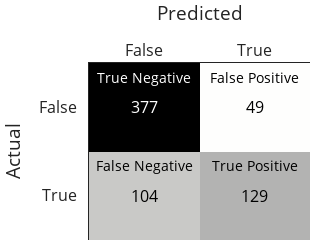

This figure's notebook cell:
### Code cell
import plotly.figure_factory as ff

fig = ff.create_annotated_heatmap(
    z=mat,
    x=["False", "True"],
    y=["False", "True"],
    showscale=False,
    colorscale=px.colors.sequential.gray_r,
)
fig.update_layout(font=dict(size=16), width=300, height=250)

# Add Labels
fig.add_annotation(
    x=0,
    y=0,
    text="True Negative",
    yshift=30,
    showarrow=False,
    font=dict(color="white", size=14),
)
fig.add_annotation(
    x=1,
    y=0,
    text="False Positive",
    yshift=30,
    showarrow=False,
    font=dict(color="black", size=14),
)
fig.add_annotation(
    x=0,
    y=1,
    text="False Negative",
    yshift=30,
    showarrow=False,
    font=dict(color="black", size=14),
)
fig.add_annotation(
    x=1,
    y=1,
    text="True Positive",
    yshift=30,
    showarrow=False,
    font=dict(color="black", size=14),
)

fig.update_xaxes(title="Predicted")
fig.update_yaxes(title="Actual", autorange="reversed")

### Figure 1 — Plotly figure (JSON) as saved in the notebook; plotly's stock layout.template omitted (floating-point values rounded to 4 significant figures)
{"data": [{"colorscale": [[0, "rgb(254, 254, 253)"], [0.09091, "rgb(224, 224, 223)"], [0.1818, "rgb(197, 197, 195)"], [0.2727, "rgb(171, 171, 170)"], [0.3636, "rgb(146, 146, 145)"], [0.4545, "rgb(124, 123, 122)"], [0.5455, "rgb(102, 101, 101)"], [0.6364, "rgb(81, 80, 80)"], [0.7273, "rgb(59, 59, 59)"], [0.8182, "rgb(38, 38, 38)"], [0.9091, "rgb(16, 16, 16)"], [1, "rgb(0, 0, 0)"]], "reversescale": false, "showscale": false, "type": "heatmap", "x": ["False", "True"], "y": ["False", "True"], "z": [[377, 49], [104, 129]]}], "layout": {"annotations": [{"font": {"color": "#FFFFFF"}, "showarrow": false, "text": "377", "x": "False", "xref": "x", "y": "False", "yref": "y"}, {"font": {"color": "#000000"}, "showarrow": false, "text": "49", "x": "True", "xref": "x", "y": "False", "yref": "y"}, {"font": {"color": "#000000"}, "showarrow": false, "text": "104", "x": "False", "xref": "x", "y": "True", "yref": "y"}, {"font": {"color": "#000000"}, "showarrow": false, "text": "129", "x": "True", "xref": "x", "y": "True", "yref": "y"}, {"font": {"color": "white", "size": 14}, "showarrow": false, "text": "True Negative", "x": 0, "y": 0, "yshift": 30}, {"font": {"color": "black", "size": 14}, "showarrow": false, "text": "False Positive", "x": 1, "y": 0, "yshift": 30}, {"font": {"color": "black", "size": 14}, "showarrow": false, "text": "False Negative", "x": 0, "y": 1, "yshift": 30}, {"font": {"color": "black", "size": 14}, "showarrow": false, "text": "True Positive", "x": 1, "y": 1, "yshift": 30}], "font": {"size": 16}, "height": 250, "width": 300, "xaxis": {"autorange": true, "dtick": 1, "gridcolor": "rgb(0, 0, 0)", "range": [-0.5, 1.5], "side": "top", "ticks": "", "title": {"text": "Predicted"}, "type": "category"}, "yaxis": {"autorange": true, "dtick": 1, "range": [1.5, -0.5], "ticks": "", "ticksuffix": "  ", "title": {"text": "Actual"}, "type": "category"}}}
